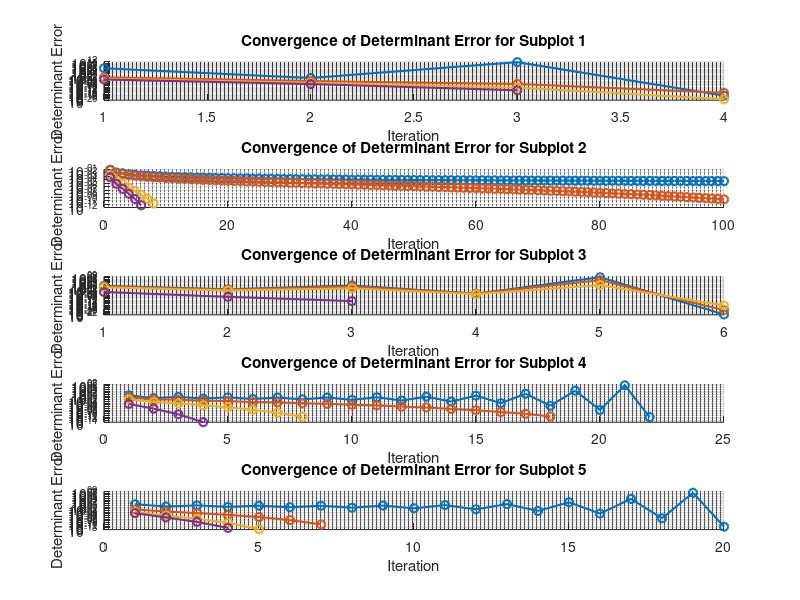
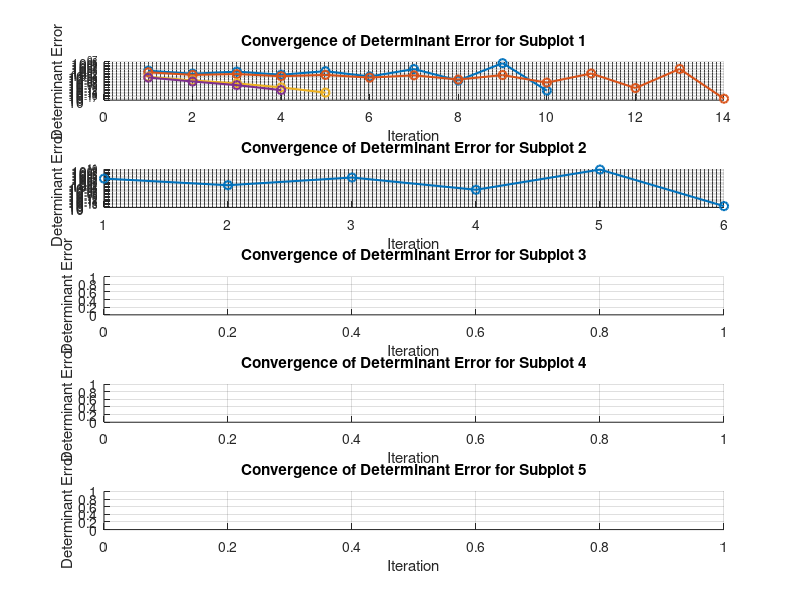

Write MATLAB code to recreate these figures, in order.
function log_eigen_det_multiple_figures()
    number_of_terms = 100;
    tolerance = 1e-10;
    matrixSize = 10;
    num_eigenvalues = 25;
    num_subplots_per_figure = 5;

    % Initialize a counter for eigenvalues
    eigenvalue_counter = 1;

    while eigenvalue_counter <= num_eigenvalues
        % Initialize the figure for plotting
        figure;

        % Loop through each subplot in the figure
        for subplotIdx = 1:num_subplots_per_figure
            % Generate a random diagonal matrix A
            A = diag(randn(matrixSize, 1));

            % Display the original matrix A
            disp(['Original Matrix A for Subplot ', num2str(subplotIdx), ':']);
            disp(A);
            eigenvalues_A = eig(A);
            p = norm(eye(matrixSize) - A);
            fprintf('Eigenvalues of A for Subplot %d:\n', subplotIdx);
            disp(eigenvalues_A);
            fprintf('Norm of (I-A) for Subplot %d: %.6f\n', subplotIdx, p);

            % Create subplot
            subplot(num_subplots_per_figure, 1, subplotIdx);
            hold on;

            % Loop through 4 eigenvalues for each subplot
            for eigenIdx = 1:min(4, num_eigenvalues - eigenvalue_counter + 1)
                % Calculate the logarithm using the series expansion
                log_A_series = zeros(size(A));
                eigen_A = eigenvalues_A(eigenIdx);

                fprintf('Eigenvalue #%d for Subplot %d: %.6f\n', eigenIdx, subplotIdx, eigen_A);

                % Initialize variables for plotting
                det_exp_trace_log_A_series = zeros(1, number_of_terms);
                det_error = zeros(1, number_of_terms);

                for k = 1:number_of_terms
                    term = ((-1)^(k+1)) * ((A - eigen_A * eye(size(A)) - eye(size(A)))^k) / k;
                    log_A_series = log_A_series + term;

                    % Compare det(A) and det(exp(trace(log_A_series)))
                    det_exp_trace_log_A_series(k) = (exp(trace(log_A_series)));

                    % Calculate the error
                    det_error(k) = abs(det(A - eigen_A * eye(size(A))) - det_exp_trace_log_A_series(k));

                    if (det_error(k) <= tolerance)
                        break
                    end
                end

                % Plot the error after each iteration
                semilogy(1:k, det_error(1:k), '-o', 'LineWidth', 1.5);
                
                % Increment the eigenvalue counter
                eigenvalue_counter = eigenvalue_counter + 1;
            end

            xlabel('Iteration');
            ylabel('Determinant Error');
            title(sprintf('Convergence of Determinant Error for Subplot %d', subplotIdx));

            grid on;
            hold off;
        end
    end
end
